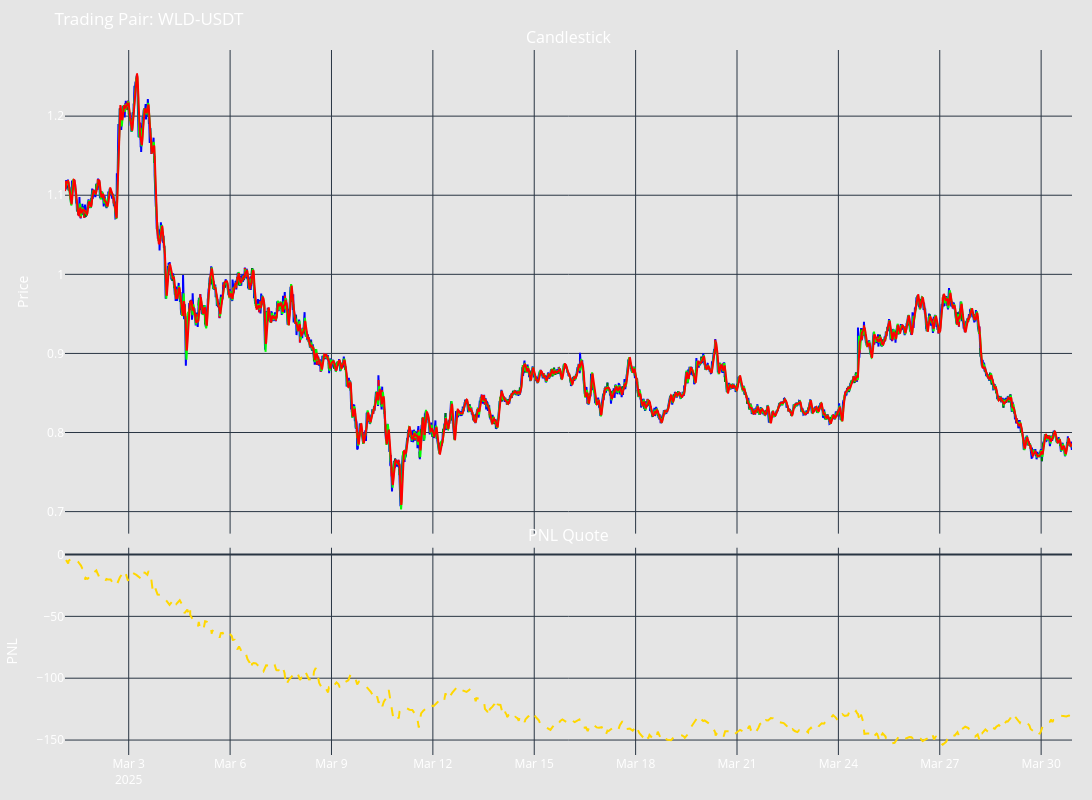

Source (notebook cell):
### Code cell
import plotly.graph_objects as go
# from plotly.subplots import make_subplots

# Let's see what is inside the backtesting results
print(backtesting_result.get_results_summary())
fig = backtesting_result.get_backtesting_figure()
# Add EMAs
candles_df = backtesting_result.processed_data

fast_key = f"HMA_{hma_fast}"
slow_key = f"HMA_{hma_slow}"


fig.add_trace(go.Scatter(x=candles_df.index, y=candles_df[fast_key],
                         line=dict(color='#00FF00', width=2),
                         name='Fast HMA'))
fig.add_trace(go.Scatter(x=candles_df.index, y=candles_df[slow_key],
                         line=dict(color='#FF0000', width=2),
                         name='Fast HMA'))
